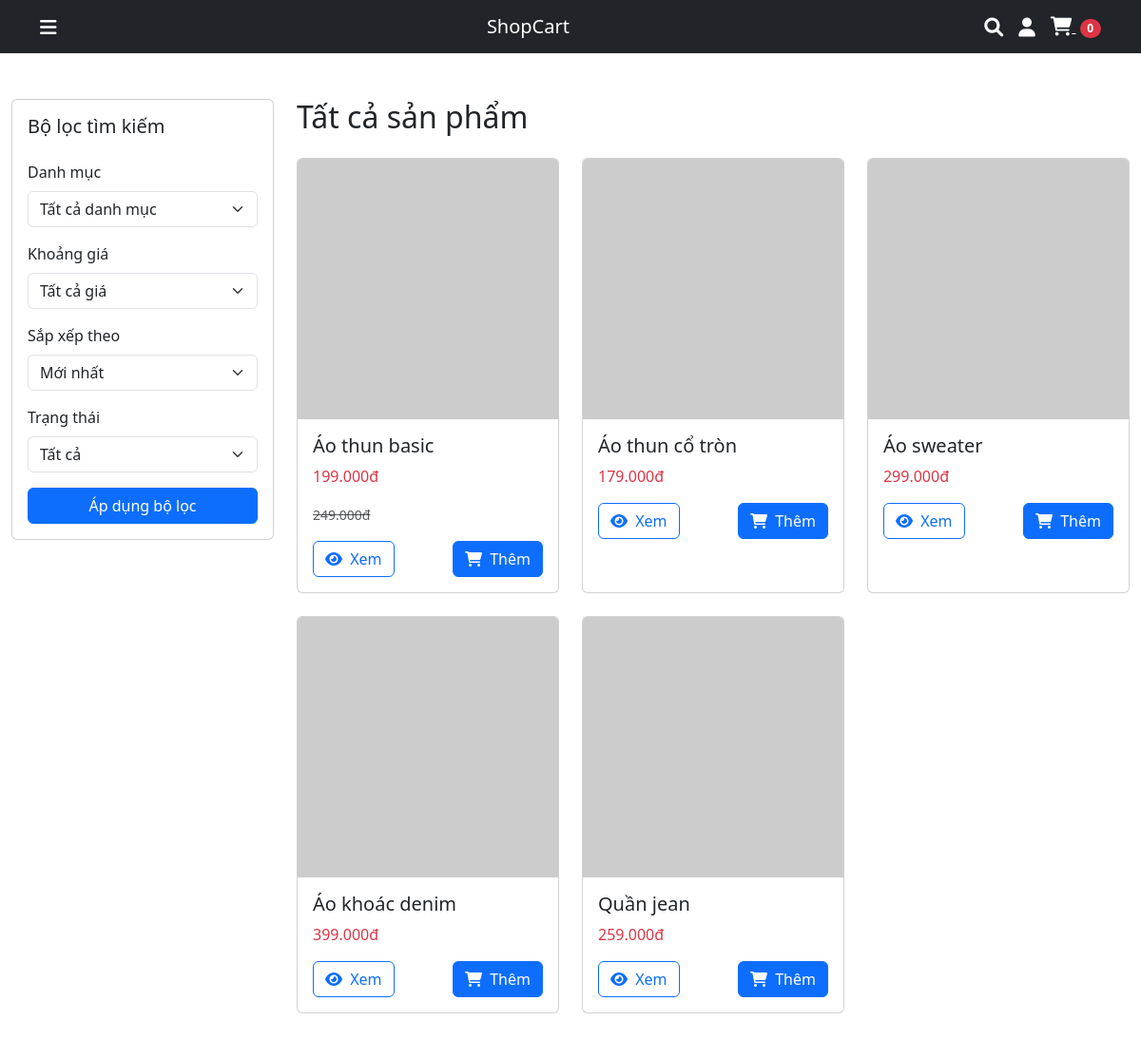
/products.php, run on the app's committed database.
### tables this page shows
CREATE TABLE IF NOT EXISTS products (
    id INT AUTO_INCREMENT PRIMARY KEY,
    category_id INT,
    name VARCHAR(255) NOT NULL,
    slug VARCHAR(255) NOT NULL UNIQUE,
    description TEXT,
    price DECIMAL(10, 2) NOT NULL,
    original_price DECIMAL(10, 2),
    stock INT NOT NULL DEFAULT 0,
    status ENUM('in-stock', 'out-of-stock', 'sale') DEFAULT 'in-stock',
    image VARCHAR(255),
    created_at TIMESTAMP DEFAULT CURRENT_TIMESTAMP,
    updated_at TIMESTAMP DEFAULT CURRENT_TIMESTAMP ON UPDATE CURRENT_TIMESTAMP,
    FOREIGN KEY (category_id) REFERENCES categories(id) ON DELETE SET NULL
);

### products.php (the view, shortened to what this page needs)
<?php
require_once 'config/database.php';
$sort = isset($_GET['sort']) ? $_GET['sort'] : 'newest';
$status = isset($_GET['status']) ? $_GET['status'] : 'all';
$query = "SELECT p.*, c.name as category_name
          FROM products p
          LEFT JOIN categories c ON p.category_id = c.id
          WHERE 1=1";
$params = [];
switch ($sort) {
    default:
        $query .= " ORDER BY p.created_at DESC";
}
$stmt = $conn->prepare($query);
$stmt->execute($params);
$products = $stmt->fetchAll();
?>
<!DOCTYPE html>
<html lang="en">
<head>
    <link href="https://cdn.jsdelivr.net/npm/bootstrap@5.3.0/dist/css/bootstrap.min.css" rel="stylesheet">
    <link rel="stylesheet" href="https://cdnjs.cloudflare.com/ajax/libs/font-awesome/6.0.0/css/all.min.css">
</head>
<body>
    <nav class="navbar navbar-expand-lg navbar-dark bg-dark">
        <div class="container">
            <div class="category-dropdown">
                <a href="#" class="text-white me-3">
                    <i class="fas fa-bars fa-lg"></i>
                </a>
            </div>
            <a class="navbar-brand mx-auto" href="index.php">ShopCart</a>
            <div class="d-flex align-items-center">
                <a href="#" class="text-white me-3" id="searchIcon">
                    <i class="fas fa-search fa-lg"></i>
                </a>
                <a href="signin.php" class="text-white me-3">
                    <i class="fas fa-user fa-lg"></i>
                </a>
                <a href="cart.php" class="text-white">
                    <i class="fas fa-shopping-cart fa-lg"></i>
                    <span class="badge bg-danger rounded-pill ms-1"><?php echo count($_SESSION['cart']); ?></span>
                </a>
            </div>
        </div>
    </nav>
    <div class="container-fluid py-5">
        <div class="row">
            <div class="col-md-3">
                <div class="card">
                    <div class="card-body">
                        <h5 class="card-title mb-4">Bộ lọc tìm kiếm</h5>
                        <form id="filterForm" method="GET">
                            <div class="mb-3">
                                <label class="form-label">Danh mục</label>
                                <select class="form-select" name="category" id="categoryFilter">
                                    <option value="">Tất cả danh mục</option>
                                </select>
                            </div>
                            <div class="mb-3">
                                <label class="form-label">Khoảng giá</label>
                                <select class="form-select" name="price" id="priceFilter">
                                    <option value="">Tất cả giá</option>
                                </select>
                            </div>
                            <div class="mb-3">
                                <label class="form-label">Sắp xếp theo</label>
                                <select class="form-select" name="sort" id="sortFilter">
                                    <option value="newest" <?php echo $sort === 'newest' ? 'selected' : ''; ?>>Mới nhất</option>
                                </select>
                            </div>
                            <div class="mb-3">
                                <label class="form-label">Trạng thái</label>
                                <select class="form-select" name="status" id="statusFilter">
                                    <option value="all" <?php echo $status === 'all' ? 'selected' : ''; ?>>Tất cả</option>
                                </select>
                            </div>
                            <button type="submit" class="btn btn-primary w-100">Áp dụng bộ lọc</button>
                        </form>
                    </div>
                </div>
            </div>
            <div class="col-md-9">
                <h2 class="mb-4">Tất cả sản phẩm</h2>
                <div class="row row-cols-1 row-cols-md-2 row-cols-lg-3 g-4">
                    <?php foreach ($products as $product): ?>
                    <div class="col">
                        <div class="card h-100 product-card">
                            <img src="<?php echo htmlspecialchars($product['image']); ?>" class="card-img-top" alt="<?php echo htmlspecialchars($product['name']); ?>">
                            <div class="card-body">
                                <h5 class="card-title"><?php echo htmlspecialchars($product['name']); ?></h5>
                                <p class="card-text text-danger"><?php echo number_format($product['price'], 0, ',', '.'); ?>đ</p>
                                <?php if ($product['original_price']): ?>
                                <p class="card-text"><small class="text-muted text-decoration-line-through"><?php echo number_format($product['original_price'], 0, ',', '.'); ?>đ</small></p>
                                <?php endif; ?>
                                <div class="d-flex justify-content-between">
                                    <a href="product-detail.php?id=<?php echo $product['id']; ?>" class="btn btn-outline-primary">
                                        <i class="fas fa-eye me-1"></i> Xem
                                    </a>
                                    <button class="btn btn-primary add-to-cart" data-product-id="<?php echo $product['id']; ?>">
                                        <i class="fas fa-shopping-cart me-1"></i> Thêm
                                    </button>
                                </div>
                            </div>
                        </div>
                    </div>
                    <?php endforeach; ?>
                </div>
            </div>
        </div>
    </div>
</body>
</html>

### products.php (style rules this page uses)
.product-card { transition: transform 0.3s; }
.category-dropdown { position: relative; display: inline-block; }

### data on the page
products: name "Áo thun basic", price "199.000", original_price "249.000"
products: name "Áo thun cổ tròn", price "179.000"
products: name "Áo sweater", price "299.000"
products: name "Áo khoác denim", price "399.000"
products: name "Quần jean", price "259.000"

### other printed values
count($_SESSION['cart']) "0"
